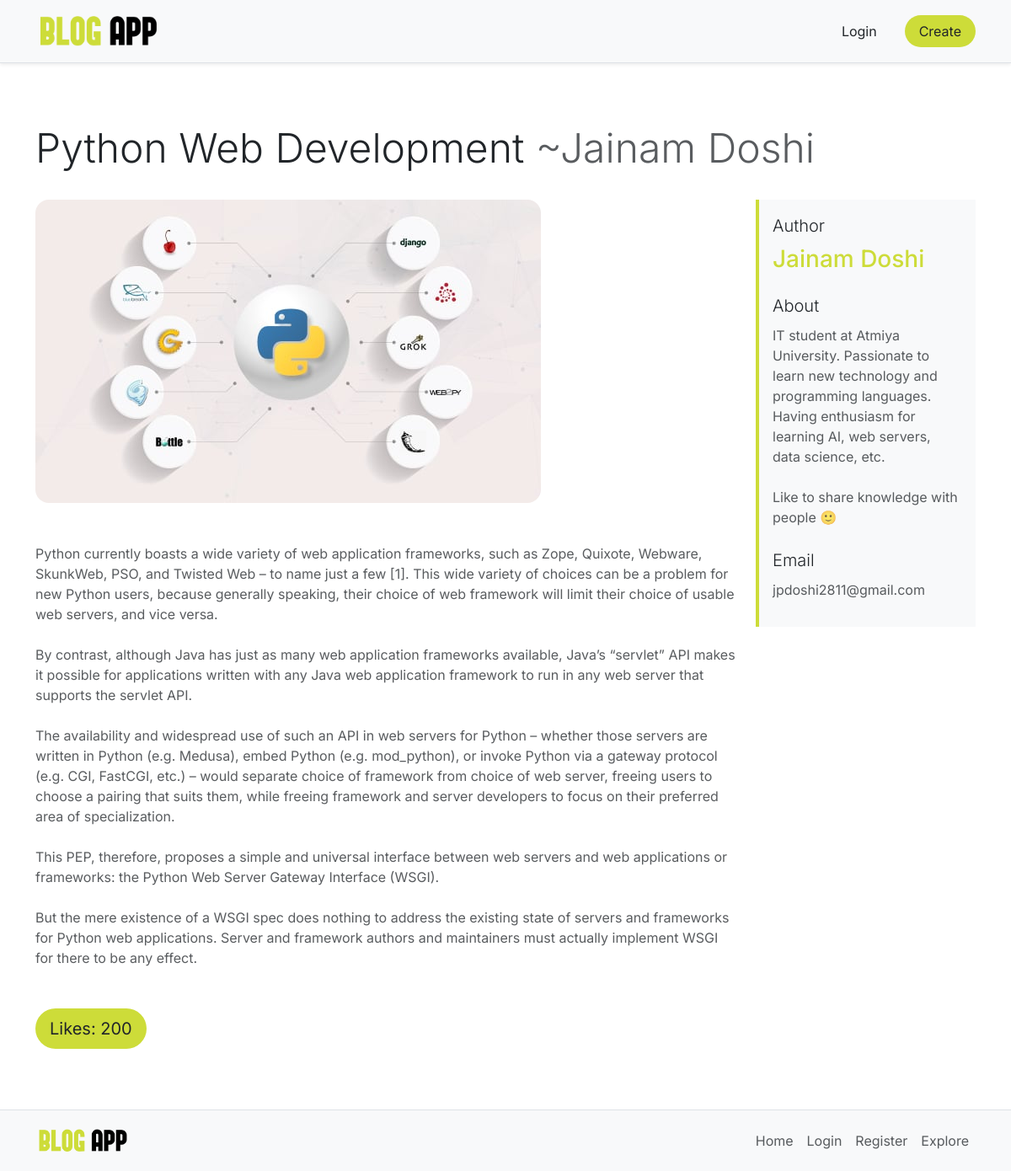
The page /blog/3/ on the database as committed earlier.
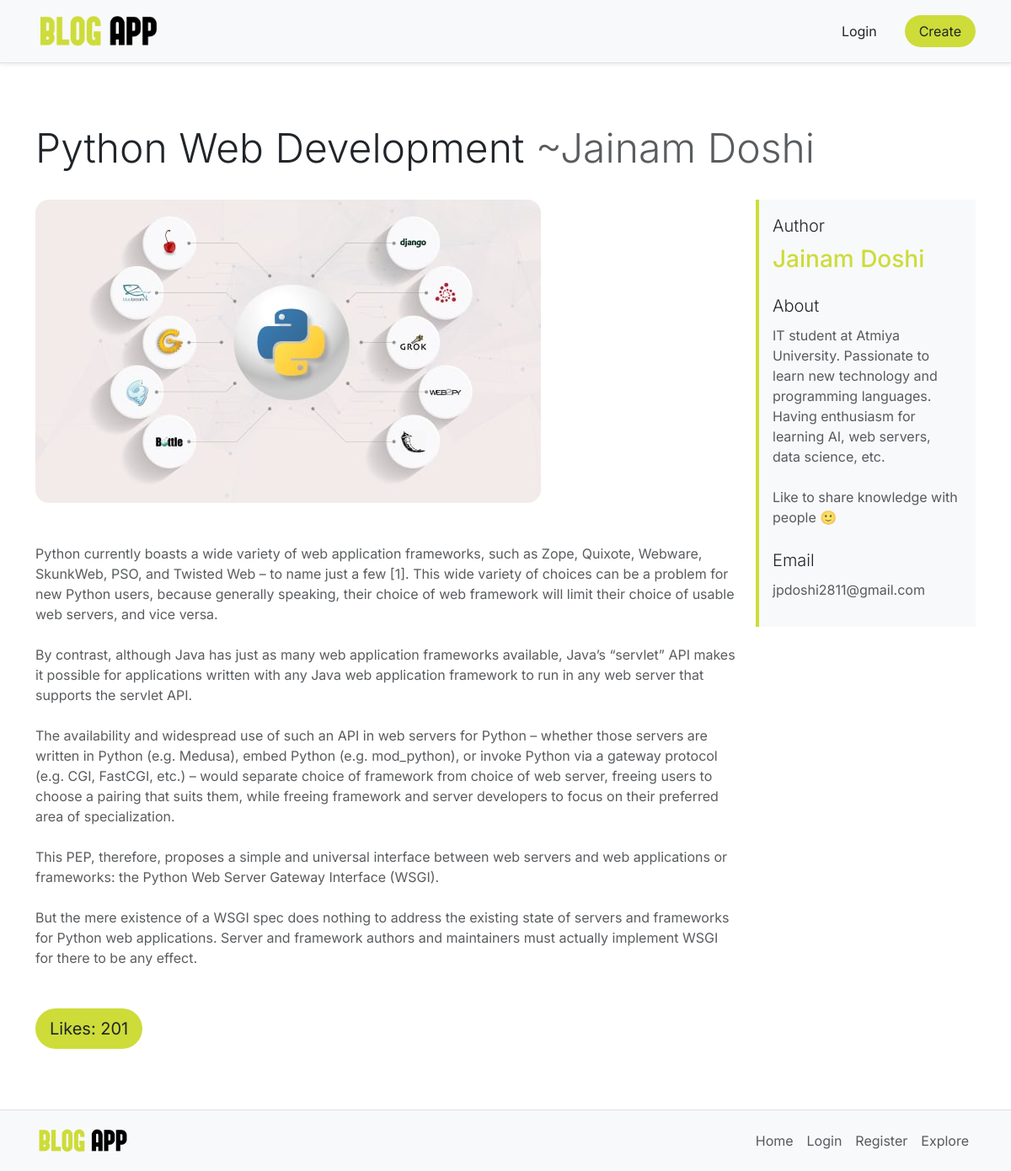
The same page on the database as committed later.
### blogs/models.py (models this page shows, shortened)
class Blog(models.Model):
	id    = models.AutoField(primary_key=True)
	user  = models.ForeignKey(User, on_delete=models.CASCADE)
	cover = models.ImageField(upload_to="uploads/")
	title = models.CharField(max_length=50)
	pub_date = models.DateField(auto_now=True)
	body  = models.TextField()
	likes = models.IntegerField(default=0)
	def get_blog_by_id(_id):
		blog = Blog.objects.get(id=_id)
		return blog

class User(models.Model):
	id    = models.AutoField(primary_key=True)
	fname = models.CharField(max_length=20)
	lname = models.CharField(max_length=20)
	username = models.CharField(max_length=20)
	email = models.EmailField()
	about = models.TextField()
	password = models.CharField(max_length=16)
	liked_blogs = models.CharField(max_length=100)

### blogs/views.py (the view)
# urls.py: path('blog/<int:id>/', views.blog, name="blog"),
def blog(request, id):
    context = {
        'blog': Blog.get_blog_by_id(id),
    }
    return render(request, "blog.html", context)

### blogs/templates/blog.html
{% extends 'base.html' %}
{% block content %}
<div class="row g-4">
	<h1 class="display-5">
		{{ blog.title }} <span class="text-muted">~{{ blog.user.fname }} {{ blog.user.lname }}</span>
	</h1>
	<div class="col-12 col-lg-9" style="overflow: auto;">
		<img class="rounded-4 mb-5" style="max-width: 100%;" src="{{ blog.cover.url }}">
		<p class="text-muted mb-5">{{ blog.body|linebreaksbr }}</p>
		<a class="btn btn-lg rounded-pill" href="{% url 'like' id=blog.id %}" style="background-color: #cddc39;">Likes: {{blog.likes}}</a>
	</div>
	<div class="col-12 col-lg-3">
		<div class="border-start border-4 p-3 bg-body-tertiary" style="border-color: #cddc39 !important;">
			<p class="lead mb-2">Author</p>
			<h3 class="mb-4" style="color: #cddc39;">{{ blog.user.fname }} {{ blog.user.lname }}</h3>
			<p class="lead mb-2">About</p>
			<p class="mb-4 text-muted">{{ blog.user.about|linebreaksbr }}</p>
			<p class="lead mb-2">Email</p>
			<p class=" text-muted">{{ blog.user.email }}</p>
		</div>
	</div>
</div>
{% endblock %}

Rows that differ between the two databases and show on the page:
changed Blog "Python Web Development": likes "200" → "201"
